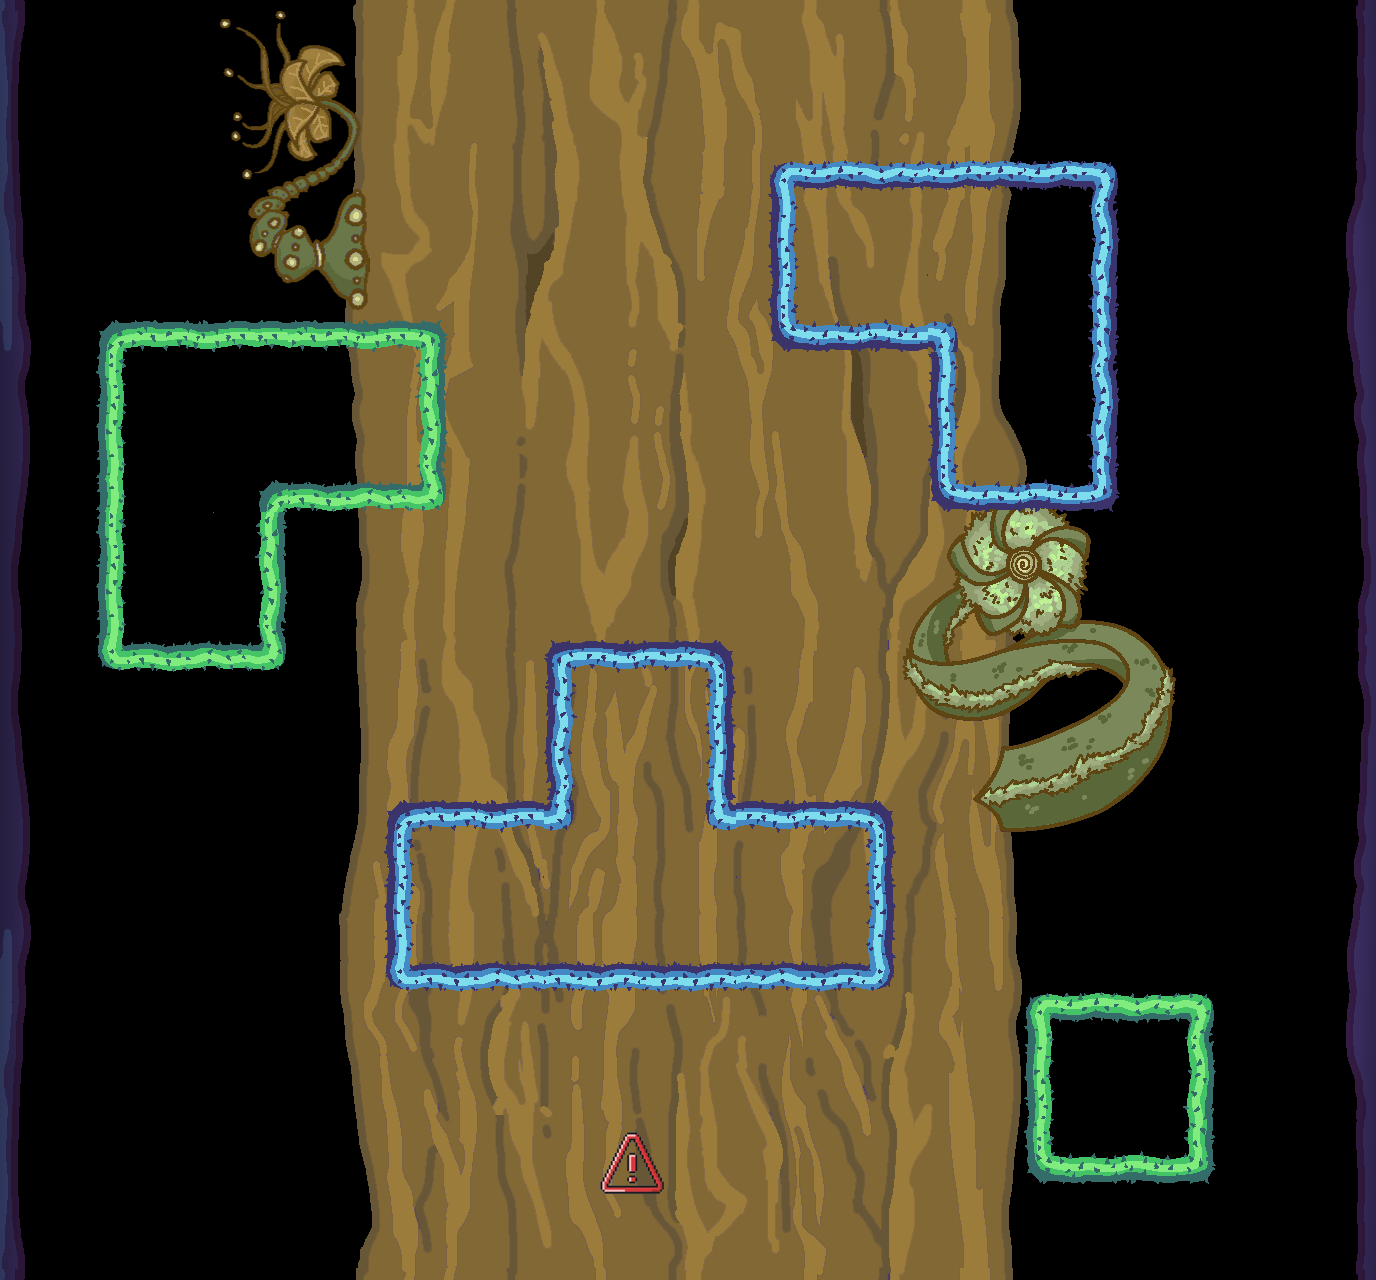

The image is a tile-based game level rendered from a .tmx file. Its description and source (layers, tilesets, objects; grid data summarised) follow:
An orthogonal 43x40 tile map with 32x32 px tiles, 2 tile layers (Tile Layer 2, Tile Layer 3), 6 tilesets, 5 image layers and 1 object (FuelCan).

<map version="1.10" tiledversion="1.10.2" orientation="orthogonal" renderorder="right-down" width="43" height="40" tilewidth="32" tileheight="32" infinite="0" nextlayerid="21" nextobjectid="12">
 <tileset firstgid="1" name="Tiles2" tilewidth="32" tileheight="32" tilecount="36" columns="6">
  <image source="Tiles2.png" width="192" height="192" />
 </tileset>
 <tileset firstgid="37" name="Tiles1" tilewidth="32" tileheight="32" tilecount="36" columns="6">
  <image source="Tiles1.png" width="192" height="192" />
 </tileset>
 <tileset firstgid="73" name="side_left" tilewidth="32" tileheight="32" tilecount="20" columns="1">
  <image source="side_left.png" width="32" height="640" />
 </tileset>
 <tileset firstgid="93" name="side_right" tilewidth="32" tileheight="32" tilecount="20" columns="1">
  <image source="side_right.png" width="32" height="640" />
 </tileset>
 <tileset firstgid="113" name="Spikeball" tilewidth="32" tileheight="32" tilecount="1" columns="1">
  <image source="Spikeball.png" width="32" height="32" />
 </tileset>
 <tileset firstgid="114" name="jerrycan" tilewidth="96" tileheight="96" tilecount="1" columns="1">
  <image source="jerrycan.png" width="96" height="96" />
 </tileset>
 <imagelayer id="4" name="Image Layer 2">
  <image source="Background_tile_warm_1.png" width="1366" height="640" />
 </imagelayer>
 <imagelayer id="3" name="Image Layer 1" offsetx="0" offsety="640">
  <image source="Background_tile_warm_3.png" width="1366" height="640" />
 </imagelayer>
 <imagelayer id="18" name="Image Layer 3" offsetx="855" offsety="485">
  <image source="3.png" width="352" height="352" />
 </imagelayer>
 <imagelayer id="19" name="Image Layer 4" offsetx="132" offsety="0">
  <image source="5.png" width="320" height="320" />
 </imagelayer>
 <imagelayer id="20" name="Image Layer 5" offsetx="600" offsety="1132">
  <image source="warning.png" width="64" height="64" />
 </imagelayer>
 <layer id="2" name="Tile Layer 2" width="43" height="40">
  <data>[1720 cells, 358 non-empty, 112 distinct tile ids]</data>
 </layer>
 <objectgroup id="17" name="Object Layer 1">
  <object id="11" type="FuelCan" gid="114" x="579" y="467" width="96" height="96" />
 </objectgroup>
 <layer id="11" name="Tile Layer 3" width="43" height="40">
  <data>[1720 cells, 0 non-empty, 0 distinct tile ids]</data>
 </layer>
</map>
